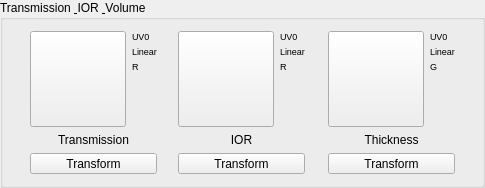
            <widget class="QGroupBox" name="grpTransmissionIOR">
             <property name="title">
              <string>Transmission &amp; IOR &amp; Volume</string>
             </property>
             <layout class="QHBoxLayout" name="horizontalLayout_3">
              <item>
               <spacer name="horizontalSpacer_28">
                <property name="orientation">
                 <enum>Qt::Orientation::Horizontal</enum>
                </property>
                <property name="sizeHint" stdset="0">
                 <size>
                  <width>16</width>
                  <height>20</height>
                 </size>
                </property>
               </spacer>
              </item>
              <item>
               <layout class="QVBoxLayout" name="verticalLayout_21">
                <item>
                 <layout class="QHBoxLayout" name="horizontalLayoutTransmissionPreview">
                  <property name="spacing">
                   <number>6</number>
                  </property>
                  <item>
                   <widget class="QPushButton" name="btnTransmissionTex">
                    <property name="minimumSize">
                     <size>
                      <width>96</width>
                      <height>96</height>
                     </size>
                    </property>
                    <property name="maximumSize">
                     <size>
                      <width>96</width>
                      <height>96</height>
                     </size>
                    </property>
                    <property name="acceptDrops">
                     <bool>true</bool>
                    </property>
                    <property name="toolTip">
                     <string>Load/Replace Transmission</string>
                    </property>
                    <property name="text">
                     <string/>
                    </property>
                    <property name="iconSize">
                     <size>
                      <width>90</width>
                      <height>90</height>
                     </size>
                    </property>
                   </widget>
                  </item>
                  <item>
                   <layout class="QVBoxLayout" name="verticalLayoutTransmissionMeta">
                    <property name="spacing">
                     <number>4</number>
                    </property>
                    <item>
                     <widget class="QLabel" name="lblTransmissionMetaUV">
                      <property name="font">
                       <font>
                        <pointsize>7</pointsize>
                       </font>
                      </property>
                      <property name="text">
                       <string>UV0</string>
                      </property>
                     </widget>
                    </item>
                    <item>
                     <widget class="QLabel" name="lblTransmissionMetaColorSpace">
                      <property name="font">
                       <font>
                        <pointsize>7</pointsize>
                       </font>
                      </property>
                      <property name="text">
                       <string>Linear</string>
                      </property>
                     </widget>
                    </item>
                    <item>
                     <widget class="QLabel" name="lblTransmissionMetaPacking">
                      <property name="font">
                       <font>
                        <pointsize>7</pointsize>
                       </font>
                      </property>
                      <property name="text">
                       <string>R</string>
                      </property>
                     </widget>
                    </item>
                    <item>
                     <spacer name="verticalSpacerTransmissionMeta">
                      <property name="orientation">
                       <enum>Qt::Orientation::Vertical</enum>
                      </property>
                      <property name="sizeHint" stdset="0">
                       <size>
                        <width>20</width>
                        <height>40</height>
                       </size>
                      </property>
                     </spacer>
                    </item>
                   </layout>
                  </item>
                 </layout>
                </item>
                <item>
                 <widget class="QLabel" name="lblTransmissionTex">
                  <property name="text">
                   <string>Transmission</string>
                  </property>
                  <property name="alignment">
                   <set>Qt::AlignmentFlag::AlignCenter</set>
                  </property>
                 </widget>
                </item>
                <item>
                 <widget class="QToolButton" name="toolButtonTransTexTrsf">
                  <property name="sizePolicy">
                   <sizepolicy hsizetype="MinimumExpanding" vsizetype="Fixed">
                    <horstretch>0</horstretch>
                    <verstretch>0</verstretch>
                   </sizepolicy>
                  </property>
                  <property name="toolTip">
                   <string>Open UV transform controls (offset/scale/rotation)
for this texture</string>
                  </property>
                  <property name="text">
                   <string>Transform</string>
                  </property>
                 </widget>
                </item>
               </layout>
              </item>
              <item>
               <spacer name="horizontalSpacer_29">
                <property name="orientation">
                 <enum>Qt::Orientation::Horizontal</enum>
                </property>
                <property name="sizeHint" stdset="0">
                 <size>
                  <width>15</width>
                  <height>20</height>
                 </size>
                </property>
               </spacer>
              </item>
              <item>
               <layout class="QVBoxLayout" name="verticalLayout_22">
                <item>
                 <layout class="QHBoxLayout" name="horizontalLayoutIORPreview">
                  <property name="spacing">
                   <number>6</number>
                  </property>
                  <item>
                   <widget class="QPushButton" name="btnIORTex">
                    <property name="minimumSize">
                     <size>
                      <width>96</width>
                      <height>96</height>
                     </size>
                    </property>
                    <property name="maximumSize">
                     <size>
                      <width>96</width>
                      <height>96</height>
                     </size>
                    </property>
                    <property name="acceptDrops">
                     <bool>true</bool>
                    </property>
                    <property name="toolTip">
                     <string>Load/Replace IOR</string>
                    </property>
                    <property name="text">
                     <string/>
                    </property>
                    <property name="iconSize">
                     <size>
                      <width>90</width>
                      <height>90</height>
                     </size>
                    </property>
                   </widget>
                  </item>
                  <item>
                   <layout class="QVBoxLayout" name="verticalLayoutIORMeta">
                    <property name="spacing">
                     <number>4</number>
                    </property>
                    <item>
                     <widget class="QLabel" name="lblIORMetaUV">
                      <property name="font">
                       <font>
                        <pointsize>7</pointsize>
                       </font>
                      </property>
                      <property name="text">
                       <string>UV0</string>
                      </property>
                     </widget>
                    </item>
                    <item>
                     <widget class="QLabel" name="lblIORMetaColorSpace">
                      <property name="font">
                       <font>
                        <pointsize>7</pointsize>
                       </font>
                      </property>
                      <property name="text">
                       <string>Linear</string>
                      </property>
                     </widget>
                    </item>
                    <item>
                     <widget class="QLabel" name="lblIORMetaPacking">
                      <property name="font">
                       <font>
                        <pointsize>7</pointsize>
                       </font>
                      </property>
                      <property name="text">
                       <string>R</string>
                      </property>
                     </widget>
                    </item>
                    <item>
                     <spacer name="verticalSpacerIORMeta">
                      <property name="orientation">
                       <enum>Qt::Orientation::Vertical</enum>
                      </property>
                      <property name="sizeHint" stdset="0">
                       <size>
                        <width>20</width>
                        <height>40</height>
                       </size>
                      </property>
                     </spacer>
                    </item>
                   </layout>
                  </item>
                 </layout>
                </item>
                <item>
                 <widget class="QLabel" name="lblIOR">
                  <property name="text">
                   <string>IOR</string>
                  </property>
                  <property name="alignment">
                   <set>Qt::AlignmentFlag::AlignCenter</set>
                  </property>
                 </widget>
                </item>
                <item>
                 <widget class="QToolButton" name="toolButtonIORTexTrsf">
                  <property name="sizePolicy">
                   <sizepolicy hsizetype="MinimumExpanding" vsizetype="Fixed">
                    <horstretch>0</horstretch>
                    <verstretch>0</verstretch>
                   </sizepolicy>
                  </property>
                  <property name="toolTip">
                   <string>Open UV transform controls (offset/scale/rotation)
for this texture</string>
                  </property>
                  <property name="text">
                   <string>Transform</string>
                  </property>
                 </widget>
                </item>
               </layout>
              </item>
              <item>
               <spacer name="horizontalSpacer_30">
                <property name="orientation">
                 <enum>Qt::Orientation::Horizontal</enum>
                </property>
                <property name="sizeHint" stdset="0">
                 <size>
                  <width>17</width>
                  <height>20</height>
                 </size>
                </property>
               </spacer>
              </item>
              <item>
               <layout class="QVBoxLayout" name="verticalLayout_28">
                <item>
                 <layout class="QHBoxLayout" name="horizontalLayoutThicknessPreview">
                  <property name="spacing">
                   <number>6</number>
                  </property>
                  <item>
                   <widget class="QPushButton" name="btnThicknessTex">
                    <property name="minimumSize">
                     <size>
                      <width>96</width>
                      <height>96</height>
                     </size>
                    </property>
                    <property name="maximumSize">
                     <size>
                      <width>96</width>
                      <height>96</height>
                     </size>
                    </property>
                    <property name="acceptDrops">
                     <bool>true</bool>
                    </property>
                    <property name="toolTip">
                     <string>Load/Replace Thickness</string>
                    </property>
                    <property name="text">
                     <string/>
                    </property>
                    <property name="iconSize">
                     <size>
                      <width>90</width>
                      <height>90</height>
                     </size>
                    </property>
                   </widget>
                  </item>
                  <item>
                   <layout class="QVBoxLayout" name="verticalLayoutThicknessMeta">
                    <property name="spacing">
                     <number>4</number>
                    </property>
                    <item>
                     <widget class="QLabel" name="lblThicknessMetaUV">
                      <property name="font">
                       <font>
                        <pointsize>7</pointsize>
                       </font>
                      </property>
                      <property name="text">
                       <string>UV0</string>
                      </property>
                     </widget>
                    </item>
                    <item>
                     <widget class="QLabel" name="lblThicknessMetaColorSpace">
                      <property name="font">
                       <font>
                        <pointsize>7</pointsize>
                       </font>
                      </property>
                      <property name="text">
                       <string>Linear</string>
                      </property>
                     </widget>
                    </item>
                    <item>
                     <widget class="QLabel" name="lblThicknessMetaPacking">
                      <property name="font">
                       <font>
                        <pointsize>7</pointsize>
                       </font>
                      </property>
                      <property name="text">
                       <string>G</string>
                      </property>
                     </widget>
                    </item>
                    <item>
                     <spacer name="verticalSpacerThicknessMeta">
                      <property name="orientation">
                       <enum>Qt::Orientation::Vertical</enum>
                      </property>
                      <property name="sizeHint" stdset="0">
                       <size>
                        <width>20</width>
                        <height>40</height>
                       </size>
                      </property>
                     </spacer>
                    </item>
                   </layout>
                  </item>
                 </layout>
                </item>
                <item>
                 <widget class="QLabel" name="lblThicknessTex">
                  <property name="text">
                   <string>Thickness</string>
                  </property>
                  <property name="alignment">
                   <set>Qt::AlignmentFlag::AlignCenter</set>
                  </property>
                 </widget>
                </item>
                <item>
                 <widget class="QToolButton" name="toolButtonThicknessTexTrsf">
                  <property name="sizePolicy">
                   <sizepolicy hsizetype="MinimumExpanding" vsizetype="Fixed">
                    <horstretch>0</horstretch>
                    <verstretch>0</verstretch>
                   </sizepolicy>
                  </property>
                  <property name="toolTip">
                   <string>Open UV transform controls (offset/scale/rotation)
for this texture</string>
                  </property>
                  <property name="text">
                   <string>Transform</string>
                  </property>
                 </widget>
                </item>
               </layout>
              </item>
              <item>
               <spacer name="horizontalSpacer_13">
                <property name="orientation">
                 <enum>Qt::Orientation::Horizontal</enum>
                </property>
                <property name="sizeHint" stdset="0">
                 <size>
                  <width>16</width>
                  <height>20</height>
                 </size>
                </property>
               </spacer>
              </item>
             </layout>
            </widget>
